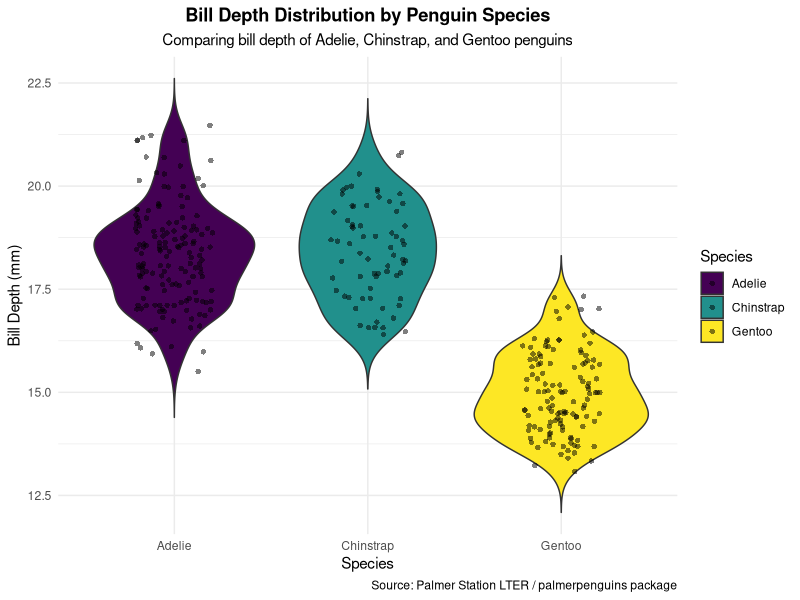

Generate this figure with R:
#This is Kent's R script for the week 3 assignment.

# Load the necessary libraries
library(tidyverse)
library(palmerpenguins)
library(here)

#Look at data from package (would usually load in)
glimpse(penguins)

# Create the violin plot
# The aes() mapping shows the distribution of bill depth by species.
# The geom_violin() and geom_jitter() functions are used to create the plot.
# using the 'fill' aesthetic for the violins instead of 'color' to color the entire shape.
ggplot(data = penguins, 
       mapping = aes(x = species, 
                     y = bill_depth_mm, 
                     fill = species)) +
  
  # Add the violin geometry. 'trim = FALSE' ensures the violins extend to the min/max values.
  geom_violin(trim = FALSE) +
  
  # Add individual data points to the plot using geom_jitter() helps to see the exact number of data points at each location.
  geom_jitter(shape = 16, 
              position = position_jitter(0.2), 
              alpha = 0.5) +
  
  # Add titles and labels
  labs(title = "Bill Depth Distribution by Penguin Species",
       subtitle = "Comparing bill depth of Adelie, Chinstrap, and Gentoo penguins",
       x = "Species",
       y = "Bill Depth (mm)",
       fill = "Species",
       caption = "Source: Palmer Station LTER / palmerpenguins package") +
  
  # Use a colorblind-friendly scale from the viridis package
  scale_fill_viridis_d() +
  
  # Adjust the theme for a clean, professional look
  theme_minimal() +
  theme(plot.title = element_text(hjust = 0.5, face = "bold"),
        plot.subtitle = element_text(hjust = 0.5))

